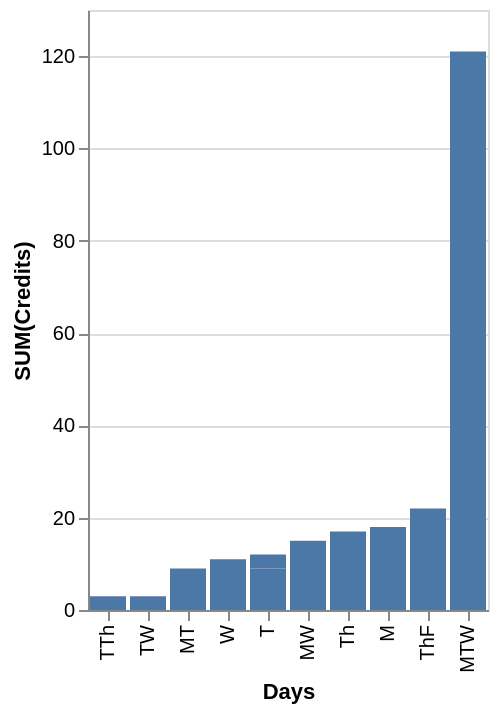

Write the Vega-Lite specification saved for this chart.
### Vega-Lite specification from a JSON file in a GitHub repository (floating-point values rounded to 4 significant figures)
{"data": {"values": [{"x_data": "M", "y_data": 18}, {"x_data": "MT", "y_data": 9}, {"x_data": "MTW", "y_data": 121}, {"x_data": "MW", "y_data": 15}, {"x_data": "T", "y_data": 9}, {"x_data": "TTh", "y_data": 3}, {"x_data": "TW", "y_data": 3}, {"x_data": "Th", "y_data": 17}, {"x_data": "ThF", "y_data": 22}, {"x_data": "T", "y_data": 3}, {"x_data": "W", "y_data": 11}]}, "mark": "bar", "encoding": {"x": {"field": "x_data", "type": "nominal", "title": "Days", "sort": {"op": "sum", "field": "y_data", "order": "ascending"}}, "y": {"field": "y_data", "type": "quantitative", "title": "SUM(Credits)"}}}
